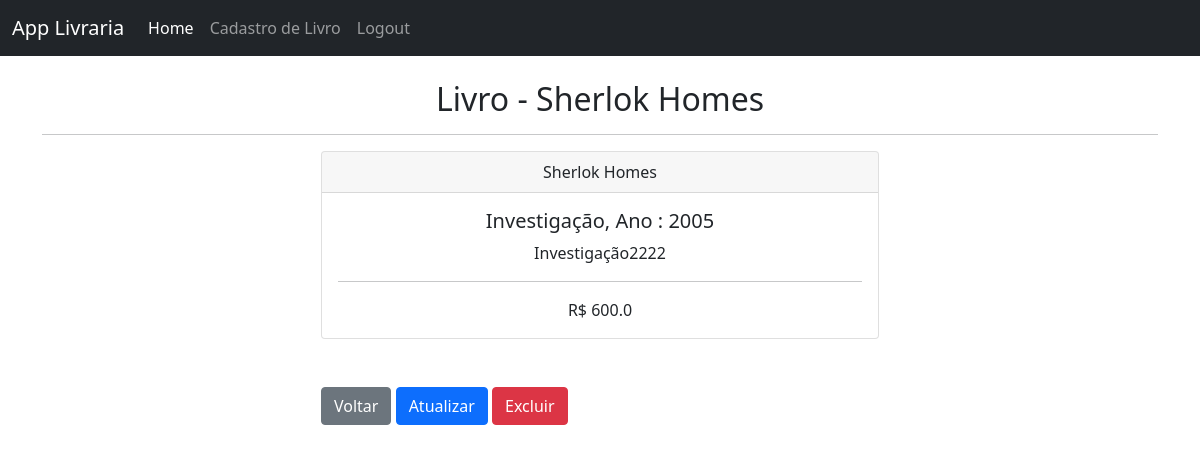
Screenshot of /book/3/ (signed in) with the database file from the repository.
### livraria/models.py (models this page shows, shortened)
class Book(models.Model):
    created_at = models.DateTimeField(auto_now_add=True)
    title = models.CharField(max_length=50)
    description = models.CharField(max_length=200)
    year = models.IntegerField()
    genre = models.CharField(max_length=30)
    value = models.FloatField()

### livraria/views.py (the view)
# urls.py: path('book/<int:id>/',book_detail, name='book'),
def book_detail(request, id):
    if request.user.is_authenticated:
        book = Book.objects.get(id=id)
        return render(request, 'book.html', {'book': book})
    else:
        messages.error(request, "Você precisa estar logado para acessar essa página!")
        return redirect('home')

### livraria/templates/book.html
{% extends 'base.html' %}
{% block content %}
    <h2 class="text-center"> Livro - {{ book.title }}</h2>
    <hr>
    <div class="col-md-6 offset-md-3">
        <div class="card">
            <div class="card-header text-center">
                {{book.title}}
            </div>
            <div class="card-body text-center">
                <h5 class="card-title">{{ book.genre }}, Ano : {{ book.year }}</h5>
                <p>{{book.description}}</p>
                <hr>
                <span>R$ {{ book.value }}</span>
            </div>
        </div>
        <br><br>
        <a href="{% url 'home' %}" class="btn btn-secondary">Voltar</a>
        <a href="{% url 'update_book' book.id %}" class="btn btn-primary">Atualizar</a>
        <a href="{% url 'delete_book' book.id %}" class="btn btn-danger">Excluir</a>
    </div>
{% endblock %}

### rows the page displays
Book: title "Sherlok Homes", genre "Investigação", year "2005", description "Investigação2222", value "600.0"
